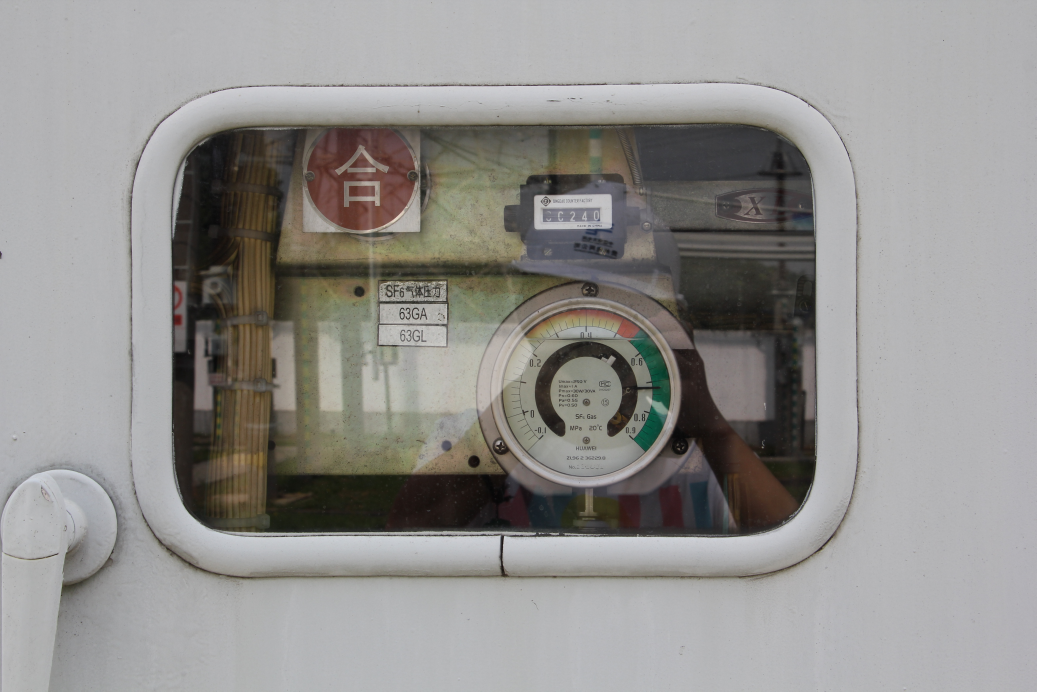
#> input picture image/鸭溪识别图片/压力表/IMG_7586.JPG, 5184 x 3456 px, given in place of IMG_7680_1.JPG, which was not available (shown at 1/5 size)
$ python pointer.py   (older library calls are emulated)
#> lines starting #> are read from the running program, lines starting #| are printed output that depends on the picture; after the words box and inside, x2 and y2 are one past the last pixel; in counts of white or black regions, pixels touching at a corner belong together; pictures that were not available may be replaced by others from this repository, and a replacement may not be noted
### util/PlotUtil.py
from matplotlib import pyplot as plt
import cv2
import time
import os
import multiprocessing as mp
from DebugSwitcher import is_plot

PLOT_ROW = 20
PLOT_COL = 2
plot_index = 0

plt.figure(figsize=(20, 200))


# [16 lines left out: functions next_idx, reset, next_idx, not called in this run]


def reset():
    global plot_index
    plot_index = 0


def id(index):
    return PLOT_ROW * 100 + PLOT_COL * 10 + index


def subImage(src, index=0, figsize=None, plot_row=None, plot_col=None, title=None, cmap=None):
    if not is_plot:
        return -1
    global PLOT_ROW, PLOT_COL
    if index == 0:
        raise Exception("Index should be specified")
    if plot_row is not None:
        PLOT_ROW = plot_row
    if plot_col is not None:
        PLOT_COL = plot_col
    if figsize is not None:
        plt.figure(figsize=figsize)
    if index > PLOT_ROW * PLOT_COL:
        print("Index over plot size range,resize plot size.\n")
        PLOT_ROW += 1
    if src is None:
        raise Exception("Image is None.Plot error.")
    # [5 lines of commented-out code are left out]
    plt.subplot(PLOT_ROW, PLOT_COL, index)
    if cmap is not None:
        plt.imshow(src, cmap=cmap)
    else:
        plt.imshow(src)
    plt.title(title)


# [26 lines left out: functions plot, save, show, not called in this run]

### pointer.py
import numpy as np
import cv2
import json
import RasancFitCircle as rasan
import PlotUtil as plot

plot_img_index = 0
window_name = "Meter Line Connection"
ed_src = None


def inc():
    global plot_img_index
    plot_img_index += 1
    return plot_img_index


def recognizePointerInstrument(image, info):
    global window_name, kernel_size, max_kernel_size, ed_src
    doEqualizeHist = False
#> doEqualizeHist = False
    if image is None:
        print("Open Error.Image is empty.")
        return
    src = cv2.resize(image, (0, 0), fx=0.2, fy=0.2)
#> image is the input picture: shape (3456, 5184, 3); mean B, G, R 142, 144.5, 146.1
    rgb_src = cv2.cvtColor(src, cv2.COLOR_BGR2RGB)
    plot.subImage(src=cv2.cvtColor(src, cv2.COLOR_BGR2RGB), index=inc(), title="Src")
    # A. The Template Image Processing
    src = cv2.GaussianBlur(src, (3, 3), sigmaX=0, sigmaY=0, borderType=cv2.BORDER_DEFAULT)
    plot.subImage(src=cv2.cvtColor(src, cv2.COLOR_BGR2RGB), index=inc(), title="Blurred")
    # [11 lines of commented-out code are left out]
    canny = cv2.Canny(src, 75, 75 * 2, edges=None)
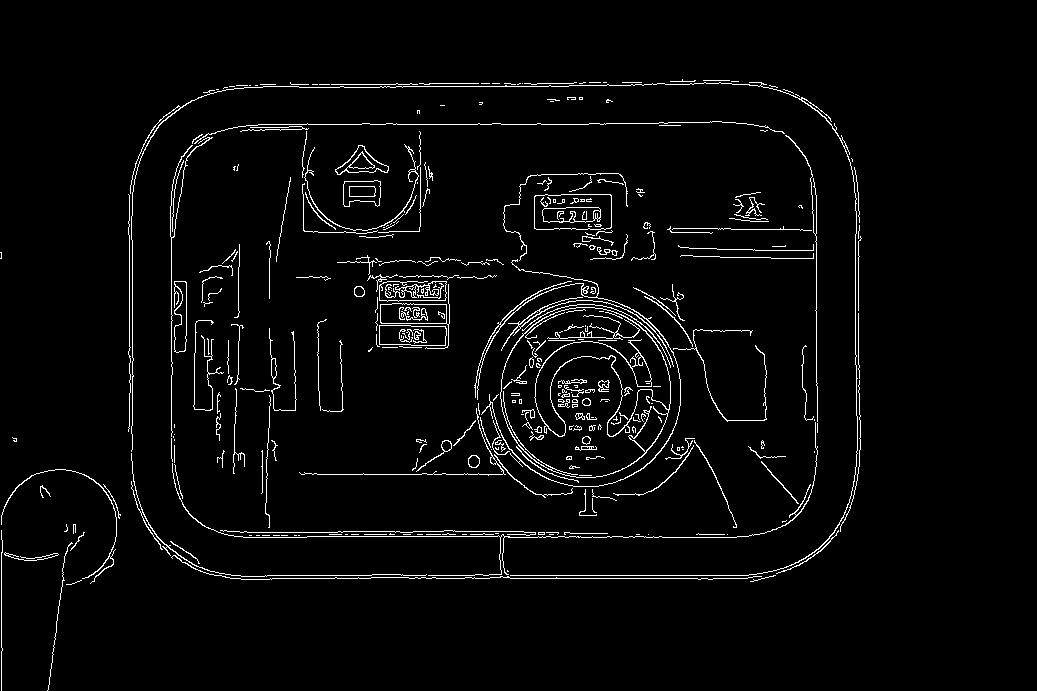
#> canny: shape (691, 1037); 3.3% white in thin lines or dots, all inside (x1, y1, x2, y2) = (0, 79, 862, 691)
    # calculate edge by Sobel operator
    gray = cv2.cvtColor(src=src, code=cv2.COLOR_RGB2GRAY)
    if doEqualizeHist:
        gray = cv2.equalizeHist(gray)
    plot.subImage(src=gray, index=inc(), title='Gray', cmap='gray')
    # usa a large structure element to fix high light in case otust image segmentation error.
    structuring_element = cv2.getStructuringElement(shape=cv2.MORPH_ELLIPSE, ksize=(101, 101))
    gray = cv2.morphologyEx(src=gray, op=cv2.MORPH_BLACKHAT, kernel=structuring_element)
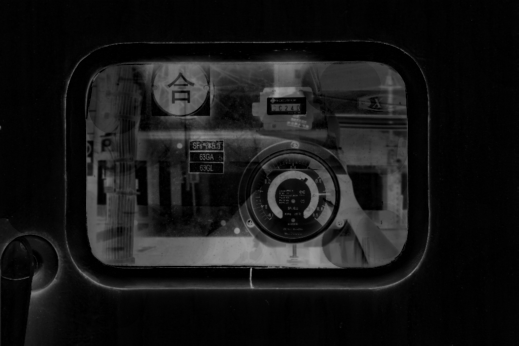
#> gray: shape (691, 1037) (shown at 1/2 size); min 0, max 168, mean 22.8
    plot.subImage(src=gray, index=inc(), title='BlackHat', cmap='gray')
    # B. Edge Detection
    grad_x = cv2.Sobel(src=gray, dx=1, dy=0, ddepth=cv2.CV_8UC1, borderType=cv2.BORDER_DEFAULT)
    grad_y = cv2.Sobel(src=gray, dx=0, dy=1, ddepth=cv2.CV_8UC1, borderType=cv2.BORDER_DEFAULT)
    cv2.convertScaleAbs(grad_x, grad_x)
    cv2.convertScaleAbs(grad_y, grad_y)
    grad = cv2.addWeighted(grad_x, 0.5, grad_y, 0.5, 0)
    # get binarization image by Otsu'algorithm
    ret, ostu = cv2.threshold(grad, 0, 255, cv2.THRESH_BINARY + cv2.THRESH_OTSU)
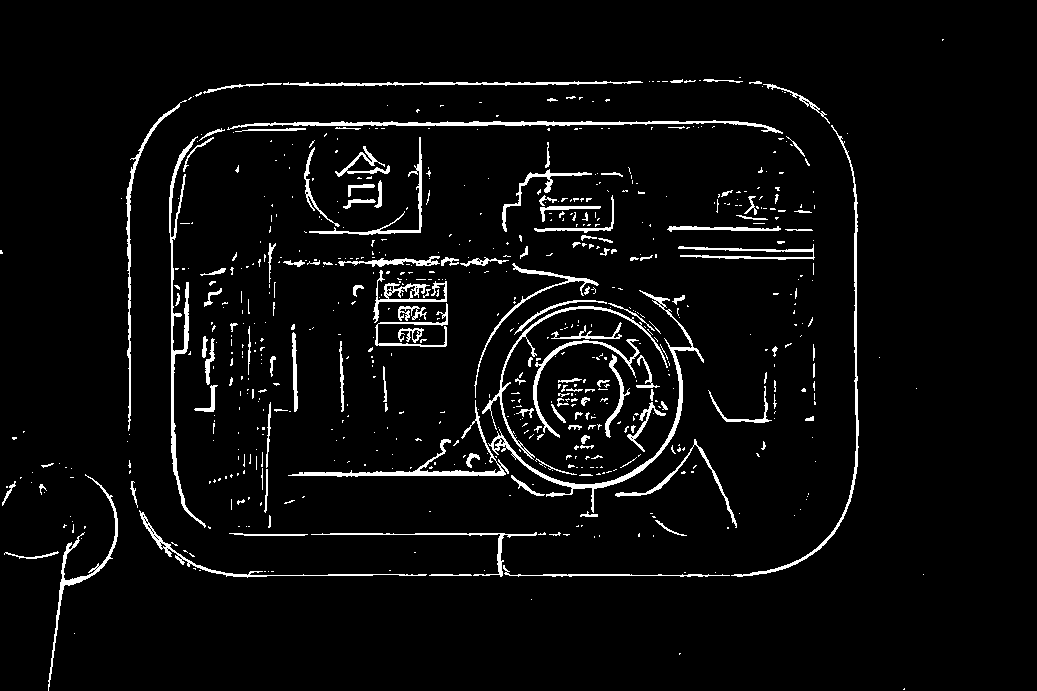
#> ostu: shape (691, 1037); 4.5% white; 681 white regions (536 under 20 px), largest, box (x1, y1, x2, y2) and area: (488, 290, 704, 513) 1873, (227, 120, 783, 134) 1780, (169, 136, 206, 528) 1730
#> ret = 34
    adaptive = cv2.adaptiveThreshold(grad, 255, cv2.ADAPTIVE_THRESH_MEAN_C, cv2.THRESH_BINARY, 11, 2)
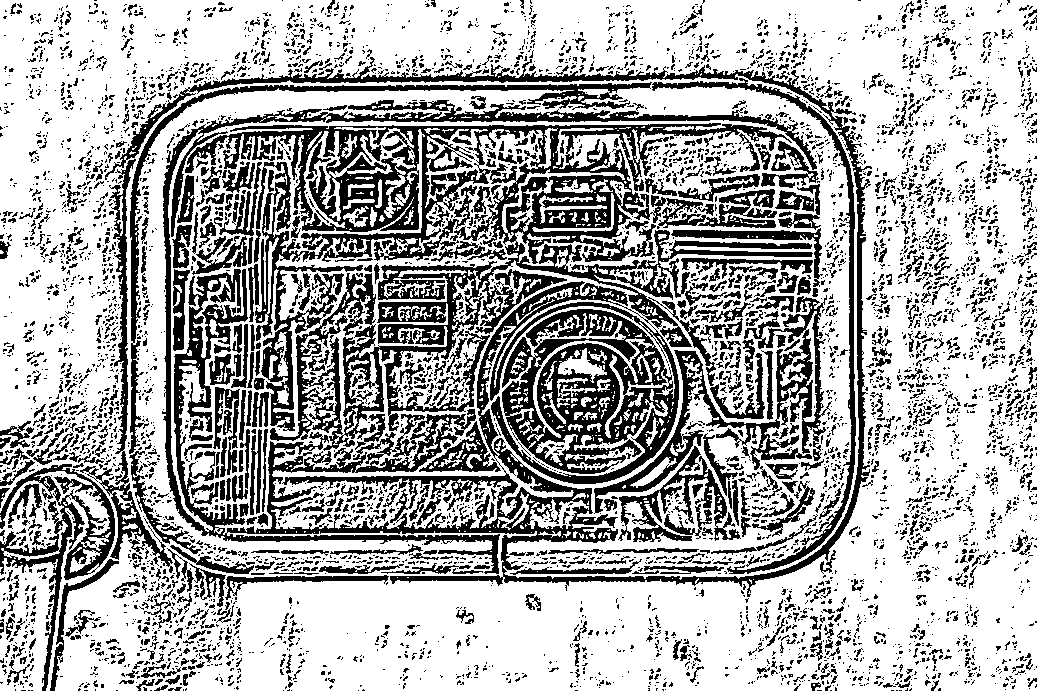
#> adaptive: shape (691, 1037); 67.5% white; 5428 black regions (4518 under 20 px), largest, box (x1, y1, x2, y2) and area: (105, 57, 872, 597) 115177, (594, 295, 832, 514) 7745, (129, 82, 652, 454) 5529
    threshold = ostu
    canny = cv2.Canny(src, 75, 75 * 2)
    # plot.subImage(cmap='gray', src=gray, title='gray', index=inc())
    # plot.subImage(cmap='gray', src=grad_x, title="GradX", index=inc())
    # plot.subimage(cmap='gray', src=grad_y, title="grady", index=inc())
    plot.subImage(cmap='gray', src=grad, title="grad", index=inc())
    # plot.subimage(cmap='gray', src=otsu, title="otsu", index=inc())
    # plot.subimage(cmap='gray', src=adaptive, title="adaptive", index=inc())

    plot.subImage(cmap='gray', src=canny, title="Canny", index=inc())
    kernel = cv2.getStructuringElement(ksize=(5, 5), shape=cv2.MORPH_ELLIPSE)
    kernel_cy = cv2.getStructuringElement(ksize=(2, 2), shape=cv2.MORPH_CROSS)
    ed_canny = cv2.erode(canny, kernel_cy)
#> ed_canny: shape (691, 1037); 0.19% white in thin lines or dots, all inside (x1, y1, x2, y2) = (1, 81, 861, 582)
    ed_canny = cv2.dilate(ed_canny, kernel_cy)
#> ed_canny: shape (691, 1037); 0.51% white in thin lines or dots, all inside (x1, y1, x2, y2) = (1, 81, 862, 583)
    plot.subImage(src=ed_canny, index=inc(), title='EDCanny', cmap='gray')
    threshold = cv2.dilate(threshold, kernel)
#> threshold: shape (691, 1037); 12.7% white; 217 white regions (46 under 20 px), largest, box (x1, y1, x2, y2) and area: (276, 238, 739, 530) 29665, (128, 79, 861, 580) 11114, (167, 113, 812, 531) 10184
    threshold = cv2.erode(threshold, kernel)
#> threshold: shape (691, 1037); 5.4% white; 393 white regions (301 under 20 px), largest, box (x1, y1, x2, y2) and area: (288, 263, 704, 517) 9859, (373, 270, 448, 347) 2704, (226, 120, 783, 134) 2557
    canny = cv2.dilate(canny, kernel)
#> canny: shape (691, 1037); 13.5% white; 41 white regions, largest, box (x1, y1, x2, y2) and area: (126, 77, 864, 584) 45486, (297, 171, 769, 530) 31311, (335, 253, 506, 354) 6544
    canny = cv2.erode(canny, kernel)
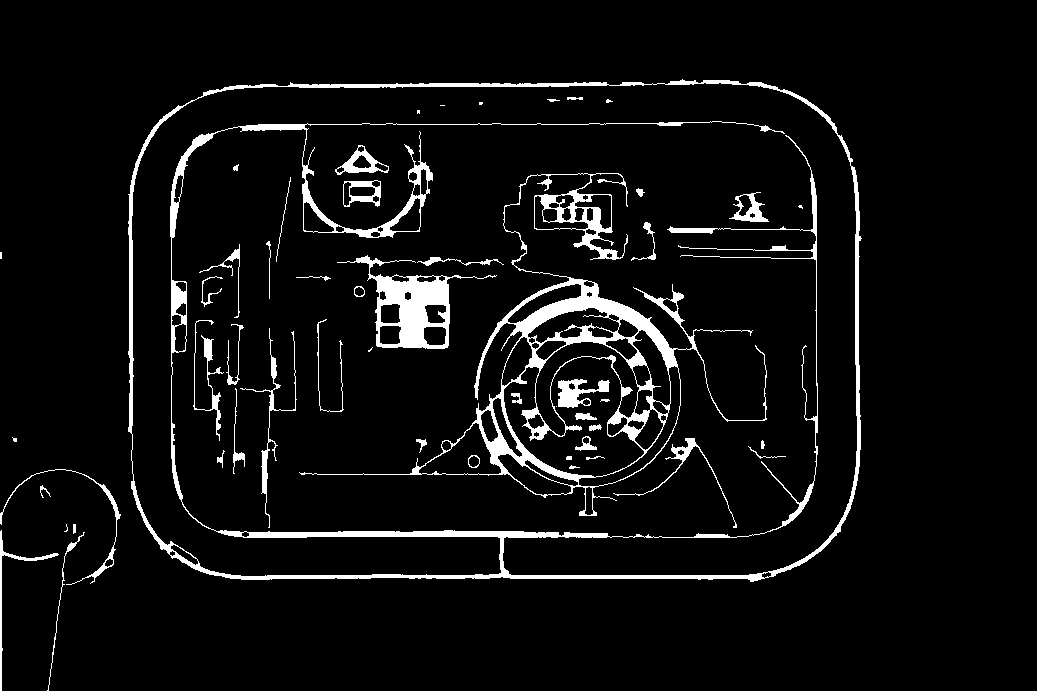
#> canny: shape (691, 1037); 5.8% white; 53 white regions (10 under 20 px)
    plot.subImage(cmap='gray', src=canny, title='DilateAndErodeCanny', index=inc())
    # cv2.createTrackbar("Kernel:", window_name, 1, 20, dilate_erode)
    # cv2.imshow(window_name, otsu)
    plot.subImage(cmap='gray', src=threshold, title='DilateAndErodeThresh', index=inc())

    img, contours, hierarchy = cv2.findContours(canny, mode=cv2.RETR_TREE, method=cv2.CHAIN_APPROX_NONE)
#> contours = 141 contours, 23 with area under 20; largest, box (x1, y1, x2, y2) and area: (128, 79, 862, 582) 349564, (131, 82, 858, 577) 334986, (299, 173, 767, 516) 38151, (503, 356, 645, 478) 9814, (337, 255, 497, 349) 5247
    # filter some large contours, the pixel number of scale line should be small enough.
    # and the algorithm will find the pixel belong to the scale line as we need.
    cv2.drawContours(src, contours, -1, (0, 255, 0), thickness=cv2.FILLED)
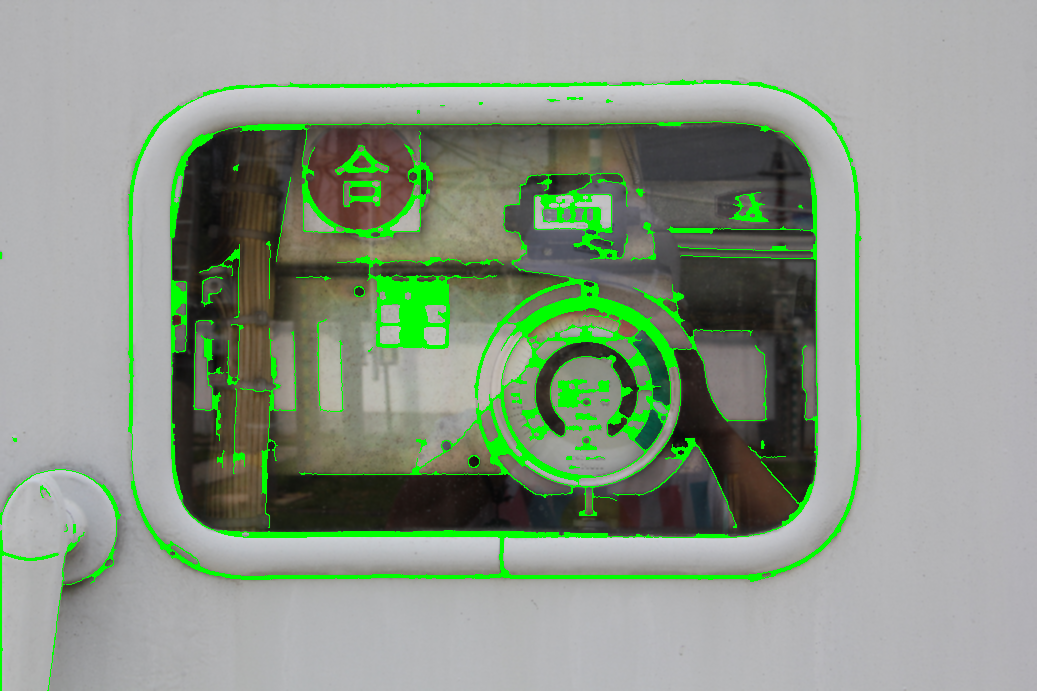
#> src: shape (691, 1037, 3); mean B, G, R 135.7, 152.7, 139.2
    plot.subImage(src=cv2.cvtColor(src, cv2.COLOR_BGR2RGB), title='Contours', index=inc())
    contours = [c for c in contours if len(c) < 45]
#> contours = 73 contours, 18 with area under 20; largest, box (x1, y1, x2, y2) and area: (352, 154, 372, 169) 168, (652, 400, 669, 415) 129, (662, 298, 678, 313) 124, (627, 419, 645, 431) 114, (468, 455, 480, 468) 114
    ## Draw Contours

    # C. Figuring out Centroids of the Scale Lines
    centroids = []
    mut = []
    for contour in contours:
        mu = cv2.moments(contour)
        if mu['m00'] != 0:
            centroids.append((mu['m10'] / mu['m00'], mu['m01'] / mu['m00']))
#> this loop made 73 passes
#> contour on pass 46: [[556, 406]]
#> after the loop, centroids = 71 pairs, first value 0.5 to 800, second value 97.95 to 574.5
    length = len(centroids)
#> length = 71
    # [4 lines of commented-out code are left out]
    for centroid in centroids:
        rgb_src[int(centroid[0]), int(centroid[1])] = (0, 255, 0)
#> this loop made 6 passes
#> centroid on passes 1 to 6: (73.98, 528.1), (66.22, 530.2), (108.6, 562.4), (14.57, 439.4), (0.5, 255), (766, 574.5)
    plot.subImage(src=rgb_src, index=inc(), title="Centroids")
    # plot.subImage(src=src, index=inc(), title='Line')
    rasan_iteration = rasan.getIteration(0.7, 0.3)
    avg_circle = np.zeros(3, dtype=np.float64)
    avg_fit_num = 0
    dst_threshold = 40
    period_rasanc_time = 100  # 每趟rasanc 的迭代次数,rasanc内置提前终止的算法
    iter_time = 5  # 启动rasanc拟合算法的固定次数
    hit_time = 0  # 成功拟合到圆的次数
    # 为了确保拟合所得的圆的确信度，多次拟合求平均值
    for i in range(iter_time):
        best_circle, max_fit_num, best_consensus_pointers = rasan.randomSampleConsensus(centroids,
                                                                                        max_iterations=period_rasanc_time,
                                                                                        dst_threshold=dst_threshold,
                                                                                        inliers_threshold=len(
                                                                                            centroids) / 2,
                                                                                        optimal_consensus_num=int(
                                                                                            len(centroids) * 0.8))
        if max_fit_num > 0:
            hit_time += 1
            avg_circle += best_circle
            avg_fit_num += max_fit_num
    if hit_time > 0:
        avg_circle /= hit_time
        avg_fit_num /= hit_time
    # 求平均值减少误差
    if avg_fit_num > len(centroids) / 2:
        cv2.circle(rgb_src, center=(np.int(avg_circle[0]), np.int(avg_circle[1])), radius=np.int(avg_circle[2]),
                   color=(0, 0, 255),
                   thickness=2,
                   lineType=cv2.LINE_AA)
        plot.subImage(src=rgb_src, index=inc(), title='Fitted Circle')
    else:
        print("Fitting Circle Failed.")
    plot.show()


def on_touch(val):
    return None


# [42 lines left out: functions dilate_erode, compareEqualizeHistBetweenDiffEnvironment, not called in this run]


if __name__ == '__main__':
    # recognizePointerInstrument(cv2.imread("image/SF6/IMG_7586_1.JPG"), None)
    # recognizePointerInstrument(cv2.imread('image/SF6/IMG_DOUBLE.JPG'), None)
#> (the run stopped early here; a loop or call above may not have finished)
